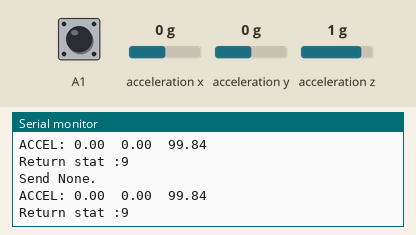
This sketch was run on a simulated Arduino Uno, built with avr-gcc and run on an emulated ATmega328P. On the bench: the last lines printed to the serial monitor. Wiring (inferred from the names in the program): ADXL345 accelerometer at I2C address 0x53. The test bench sets the inputs (shaded band); at power-on: acceleration x 0 g, acceleration y 0 g, acceleration z 1 g, A1 HIGH.

Above: at 1.2 s.
1.3 s: acceleration x set to -1.4 g
At 1.67 s:
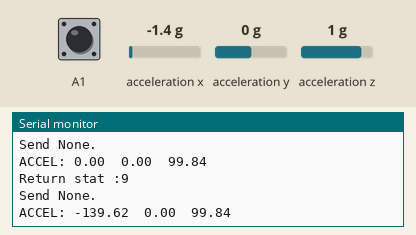
4.1 s: acceleration x set to 0.8 g
At 4.17 s:
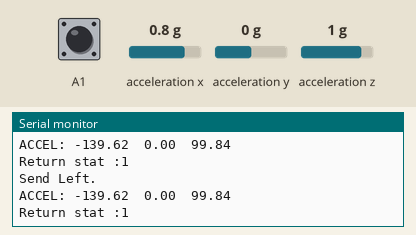
6.9 s: acceleration y set to -1.4 g
At 7.19 s:
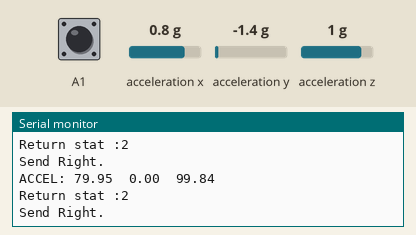
8.4 s: acceleration z set to -1.4 g
At 8.59 s:
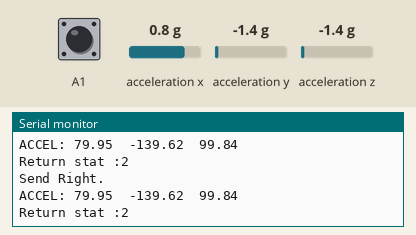
9.9 s: acceleration x set to 0 g
At 11.06 s:
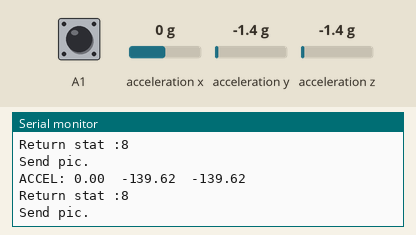
Timing chart, 0 to 12.9 s (numbered marks = the images above; inputs shaded):
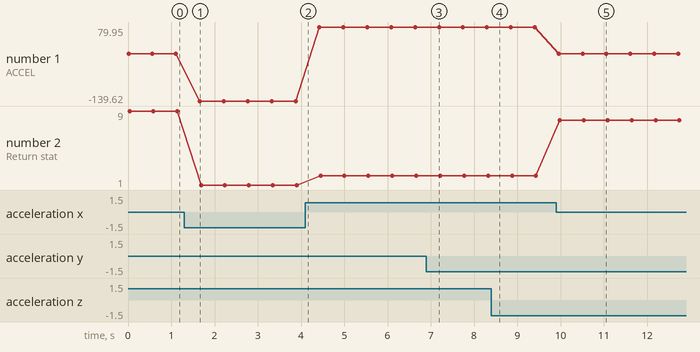

The sketch:

Send_Hat.ino
```cpp
#include <RCSwitch.h>
#include <Wire.h>
#define ADXL345_ADDRESS (0xA6 >> 1)
#define ADXL345_REGISTER_XLSB (0x32)
int accelerometer_data[3];
int turn_stat = 9;
int temp;
void turn_blink(int led){
  digitalWrite(led,!digitalRead(led));
}

void i2c_write(int address, byte reg, byte data) {
 Wire.beginTransmission(address);
 Wire.write(reg);
 Wire.write(data); //low byte
 Wire.endTransmission();
}
void i2c_read(int address, byte reg, int count, byte* data) {
 int i = 0;
 Wire.beginTransmission(address);
 Wire.write(reg);
 Wire.endTransmission();
 Wire.beginTransmission(address);
 Wire.requestFrom(address, count);
 while(Wire.available()){
 char c = Wire.read();
 data[i] = c;
 i++;
 }
 Wire.endTransmission();
}
void init_adxl345() {
 byte data = 0;
 i2c_write(ADXL345_ADDRESS, 0x31, 0x0B); // 13-bit mode +_ 16g
 i2c_write(ADXL345_ADDRESS, 0x2D, 0x08); // Power register
 i2c_write(ADXL345_ADDRESS, 0x1E, 0x00); // x
 i2c_write(ADXL345_ADDRESS, 0x1F, 0x00); // Y
 i2c_write(ADXL345_ADDRESS, 0x20, 0x05); // Z
 i2c_read(ADXL345_ADDRESS, 0X00, 1, &data);

 if(data==0xE5)
 Serial.println("it work Success");
 else
 Serial.println("it work Fail");
}
void read_adxl345() {
 byte bytes[6];
 memset(bytes,0,6);
 i2c_read(ADXL345_ADDRESS, ADXL345_REGISTER_XLSB, 6, bytes);
 for (int i=0;i<3;++i) {
 accelerometer_data[i] = (int)bytes[2*i] + (((int)bytes[2*i + 1]) << 8);
 }
}
//----------------------------------------------------------

RCSwitch mySwitch = RCSwitch(); // เริ่มต้นใช้งานไลบารี่

void setup() {
  Serial.begin(9600);
  mySwitch.enableTransmit(10); // กำหนดขาใช้งานเป็นขาที่ 10

  Wire.begin();
 Serial.begin(9600);
 for(int i=0; i<3; ++i) {
 accelerometer_data[i] = 0;
 }
 init_adxl345();
}

void loop() {
read_adxl345();

 Serial.print("ACCEL: ");
 float x = (accelerometer_data[0])*3.9/10;
 Serial.print(x);//3.9mg/LSB scale factor in 13-bit mode
 Serial.print("\t");
 float y = (accelerometer_data[1])*3.9/10;
 Serial.print(y);
 Serial.print("\t");
 float z = (accelerometer_data[2])*3.9/10;
 Serial.print(z);
 Serial.print("\n");

 // ---------------------ADDING PART -----------------------
 if(x>30.0)
  turn_stat = 2; //right
 else if(x<-30.0)
  turn_stat = 1; //left
 else if(z>15)
  turn_stat = 9; //no turn
  else if(z<-60.0)
  turn_stat = 8; //pic


  Serial.print("Return stat :");
  Serial.print(turn_stat);
  Serial.print("\n");
  turn_blink(A1);


 switch(turn_stat){
  case 1 :
    mySwitch.send(0xAE01, 16);
    Serial.println("Send Left.");
    break;

  case 2 :
    mySwitch.send(0xAE02, 16);
    Serial.println("Send Right.");
    break;

  case 9 :
    mySwitch.send(0xAE09, 16);
    Serial.println("Send None.");
    break;

  case 8 :
    mySwitch.send(0xAE08, 16);
    Serial.println("Send pic.");
    break;
 }
 // ----------------- END of ADDING PART -------------------
 delay(100);
}
```

Measured:
- after the input at 1.3 s, the serial monitor: prints a new line after 0.36 s (image 1)
- after the input at 9.9 s, the serial monitor: prints a new line after 0.05 s (image 5)
- plotted number 1: 0 → -139.62 after the input at 1.3 s, -139.62 → 79.95 after the input at 4.1 s, 79.95 → 0 after the input at 9.9 s
- plotted number 2: 9 → 1 after the input at 1.3 s, 1 → 2 after the input at 4.1 s, 2 → 8 after the input at 9.9 s
